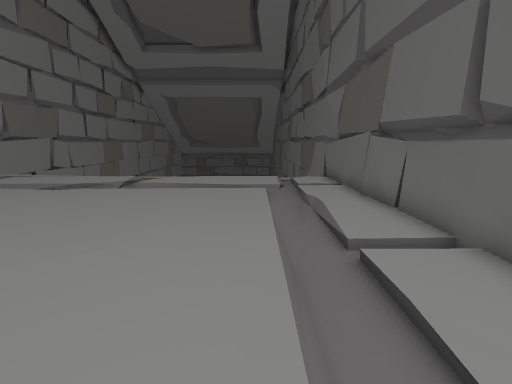
[1] (above)

13 first-person views from a walk through a 3-D level made in the Unity game engine. The camera is 1.5 m above the floor, tilts 10° down and sees 85° across. The floor is counted in squares, 0.9 m on a side. Each view is taken from the middle of a square. On the plan, view 1 faces up. The plan holds only what a view shows up to about 15 squares ahead; the rest is blank. The place goes on beyond the plan. The player character is not drawn. Some surface patterns are stand-ins.

[2]
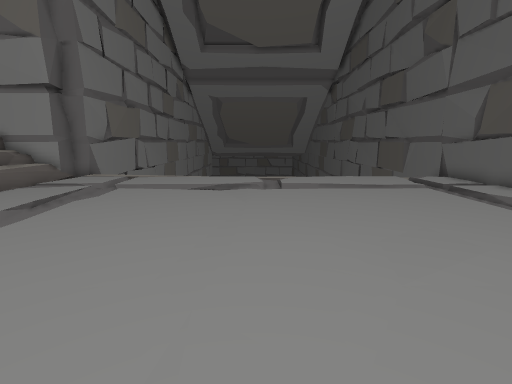

[3]
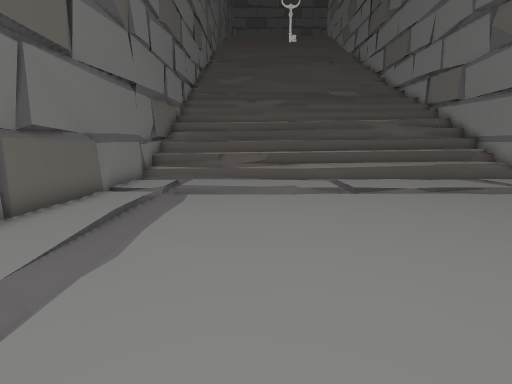

[4]
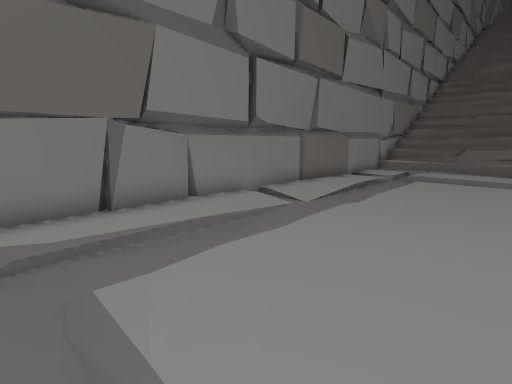

[5]
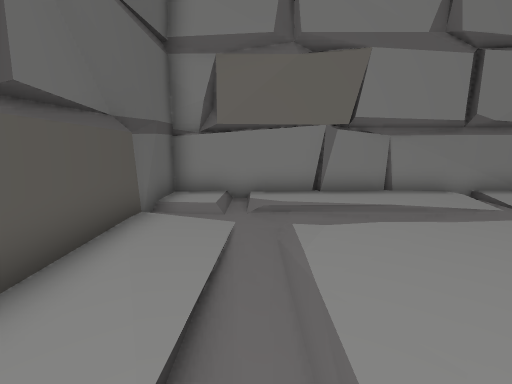

[6]
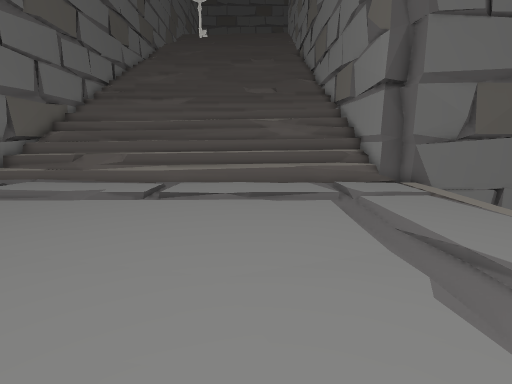

[7]
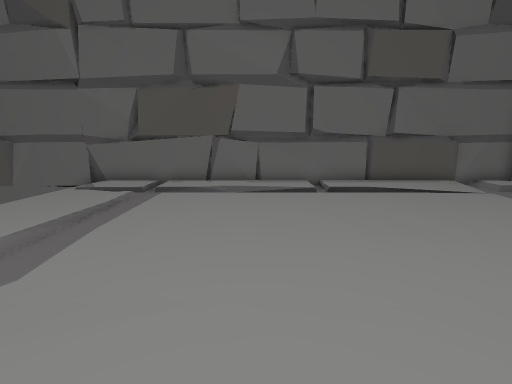

[8]
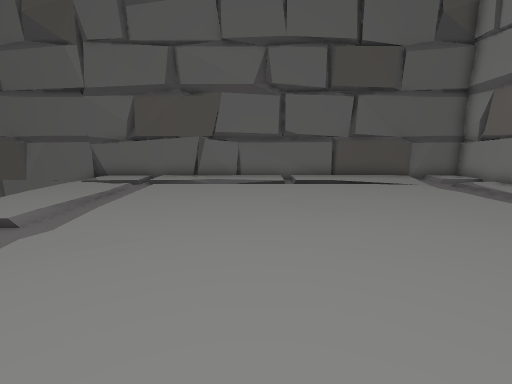

[9]
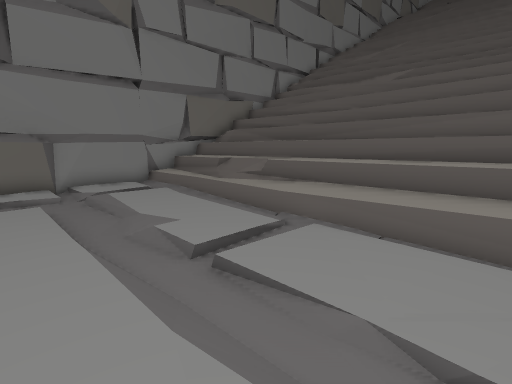

[10]
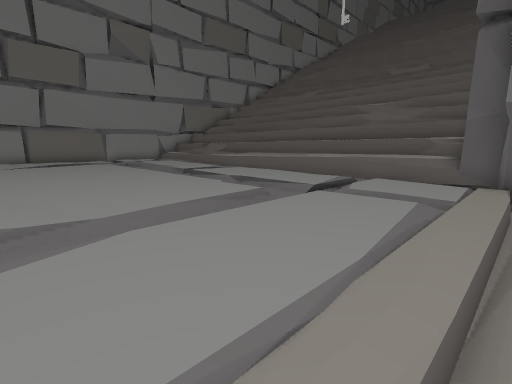

[11]
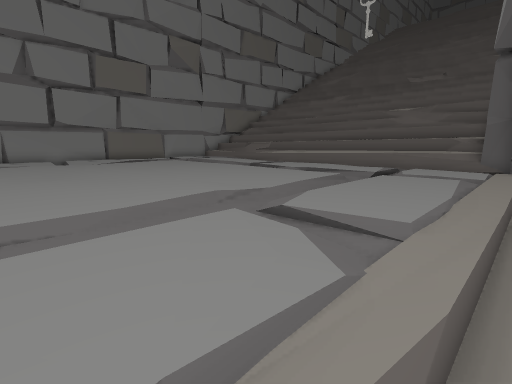

[12]
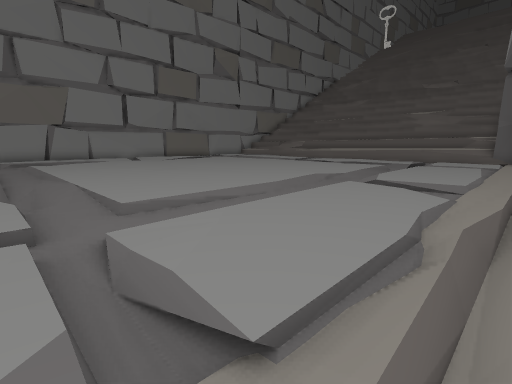

[13]
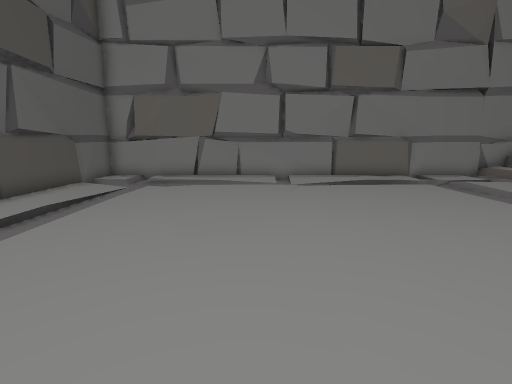

### Floor plan
Key: @ floor where view 1 was taken; # wall or solid block; . main floor; : floor 0.25 m higher than the main floor; - floor 0.25 m lower than the main floor; + floor 0.5 m higher than the main floor; _ floor 0.5 m lower than the main floor; * floor 1 m higher than the main floor; % floor 1.25 m higher than the main floor; / step, stairs or slope; = window, fence, low wall or low ledge; ^ raised ledge; O other object.
Columns run from 18 left of view 1 to 4 right of it. Each row starts with its distance up from view 1.
 18    ^=                 #
 17    ^=                 #
 16    ^=                 #
 15   ##/////////________ #
 14 ###/../...../..///////#
 13 ##=/../....../...../..#
 12 ##O/../....../...../..#
 11 #%=///---/----------//#
 10 #%=/..-/./.........-..#
  9 #%=/..-/...........-..#
  8  *=/..-............/..#
  7  #=/..-............/..#
  6  #+#..-............-..#
  5  #+/./-............-//#
  4  #////-............-//#
  3 ##//..//...........-..#
  2 ##//..-/...........-..#
  1 #=:...-............-..#
  0 #=+...-...........@-..#
 -1 #=+...-........../.-..#
 -2 #=/////--------------/#
 -3 #=+.../....../.....//.#
 -4 #=+.../....../.....//.#
 -5 #######################

Positions as (right, up) in squares from view 1, and headings:
1: (0, 0), facing up
2: (-6, 0), facing up
3: (-2, 1), facing left
4: (1, 2), facing down-left
5: (1, 4), facing down
6: (-3, 8), facing left
7: (-9, 7), facing right
8: (-11, 6), facing right
9: (-10, 8), facing down-left
10: (-6, 15), facing down-left
11: (-2, 15), facing down-left
12: (2, 15), facing down-left
13: (-4, 10), facing down
